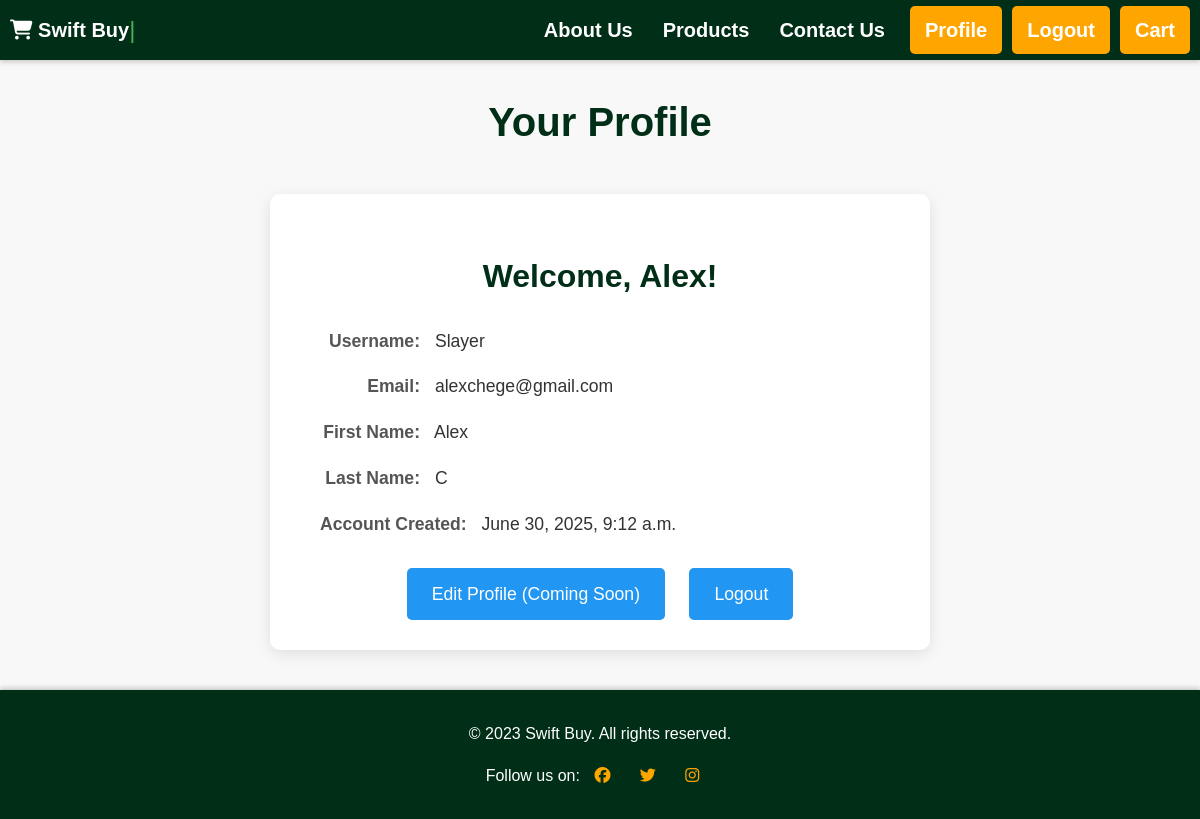
/users/profile/ (signed in), run on the app's committed database.
### users/models.py (models this page shows, shortened)
class User(AbstractBaseUser, PermissionsMixin): # <-- **CRITICAL CHANGE HERE**
    first_name = models.CharField(max_length=30, blank=True)
    last_name = models.CharField(max_length=30, blank=True)
    username = models.CharField(max_length=150, unique=True)
    email = models.EmailField(unique=True)
    is_active = models.BooleanField(default=True) # Required by AbstractBaseUser
    is_staff = models.BooleanField(default=False) # Required for admin access
    date_joined = models.DateTimeField(default=timezone.now) # Good to have, handles by AbstractUser if inherited
    objects = CustomUserManager() # Assign your custom manager
    USERNAME_FIELD = 'username' # This field is used for authentication (login)
    REQUIRED_FIELDS = ['email', 'first_name', 'last_name'] # Fields prompted for during createsuperuser (username and password are implicit)

### users/views.py (the view)
# urls.py: path('profile/', views.user_profile, name='user_profile'),
@login_required # Ensures only logged-in users can access this view
def user_profile(request):
    user = request.user
    return render(request, 'user_profile.html', {'user': user})

### users/template/user_profile.html (shortened to what this page needs)
<!DOCTYPE html>
<html>
<head>
    <link rel="stylesheet" href="https://cdnjs.cloudflare.com/ajax/libs/font-awesome/6.5.0/css/all.min.css">
</head>
<body>
    <nav>
        <ul>
            <li><a href="{% url 'product_list' %}"><i class="fa-solid fa-cart-shopping"></i> Swift Buy</a> | </li>
            <li><a href="">About Us</a></li>
            <li><a href="{% url 'product_list' %}">Products</a></li>
            <li><a href="">Contact Us</a></li>
            {% if user.is_authenticated %}
                <li><a href="{% url 'user_profile' %}">Profile</a></li>
                <li><a href="{% url 'logout' %}">Logout</a></li>
            {% else %}
                <li><a href="{% url 'signup' %}">Sign Up</a></li>
                <li><a href="{% url 'login' %}">Login</a></li>
            {% endif %}
            <li><a href="{% url 'view_cart' %}">Cart</a></li>
        </ul>
    </nav>
    <h1>Your Profile</h1>
    <div class="profile-container">
        <h2>Welcome, {{ user.first_name|default:user.username }}!</h2>
        <div class="profile-details">
            <p><strong>Username:</strong> {{ user.username }}</p>
            <p><strong>Email:</strong> {{ user.email }}</p>
            <p><strong>First Name:</strong> {{ user.first_name }}</p>
            <p><strong>Last Name:</strong> {{ user.last_name }}</p>
            <p><strong>Account Created:</strong> {{ user.date_joined|date:"F d, Y, P" }}</p>
        </div>
        <div class="profile-links">
            <a href="#">Edit Profile (Coming Soon)</a>
            <a href="{% url 'logout' %}">Logout</a>
        </div>
    </div>
    <footer>
        <p>&copy; 2023 Swift Buy. All rights reserved.</p>
        <p>Follow us on:
            <a href="https://www.facebook.com" target="_blank"><i class="fa-brands fa-facebook"></i></a>
            <a href="https://www.twitter.com" target="_blank"><i class="fa-brands fa-twitter"></i></a>
            <a href="https://www.instagram.com" target="_blank"><i class="fa-brands fa-instagram"></i></a>
        </p>
    </footer>
</body>
</html>

### users/template/user_profile.html (style rules this page uses)
body { font-family: Arial, sans-serif; padding: 0; margin: 0; background-color: #f8f8f8; color: #333; line-height: 1.6; }
h1 { text-align: center; color: #012e17; margin: 30px auto; font-size: 2.5em; }
nav { background-color: #012e17; padding: 0 10px; height: 60px; display: flex; justify-content: center; align-items: center; box-shadow: 0 2px 5px rgba(0, 0, 0, 0.2); }
nav ul { list-style-type: none; margin: 0; padding: 0; display: flex; width: 100%; max-width: 1200px; height: 100%; align-items: center; }
nav ul li { height: 100%; display: flex; align-items: center; padding: 0 15px; white-space: nowrap; }
nav ul li a { color: #fff; text-decoration: none; font-size: 20px; font-weight: bold; transition: color 0.3s ease; }
nav ul li:first-child { margin-right: auto; font-size: 24px; color: #4CAF50; padding-left: 0; }
nav ul li:nth-last-child(-n+3) { margin-left: 10px; background-color: orange; border-radius: 5px; font-weight: bold; color: #012e17; padding: 8px 15px; height: auto; transition: background-color 0.3s ease, color 0.3s ease; cursor: pointer; display: flex; justify-content: center; align-items: center; }
.profile-container { max-width: 600px; margin: 40px auto; padding: 30px; background-color: #fff; border-radius: 10px; box-shadow: 0 4px 15px rgba(0, 0, 0, 0.1); text-align: center; }
.profile-container h2 { color: #012e17; margin-bottom: 25px; font-size: 2em; }
.profile-details p { font-size: 1.1em; margin-bottom: 10px; text-align: left; padding-left: 20px; }
.profile-details strong { display: inline-block; min-width: 100px; text-align: right; margin-right: 10px; color: #555; }
.profile-links { margin-top: 30px; }
.profile-links a { background-color: #2196F3; color: white; padding: 12px 25px; border: none; border-radius: 5px; cursor: pointer; font-size: 1.1em; text-decoration: none; margin: 0 10px; transition: background-color 0.3s ease, transform 0.1s ease; display: inline-block; }
footer { background-color: #012e17; color: white; padding: 15px; text-align: center; margin-top: 40px; box-shadow: 0 -2px 5px rgba(0, 0, 0, 0.2); }
footer a { color: #4CAF50; margin: 0 10px; text-decoration: none; transition: color 0.3s ease; }
footer i { margin-right: 5px; color: orange; }

### data on the page
User: first_name "Alex", username "Slayer", email "alexchege@gmail.com", last_name "C", date_joined "June 30, 2025, 9:12 a.m."
